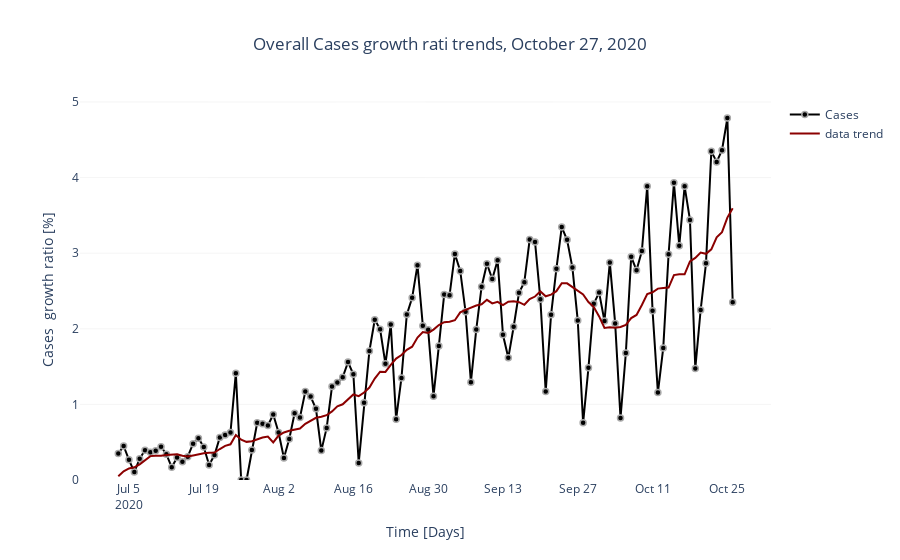

The notebook cell this image was saved under:
### Markdown cell above
## Growing rate over time

### Code cell
# Check growth ratio
cases_ts = pd.Series(data=df_fr.total_cas_confirmes.values, index=df_fr.date, dtype = int)

start_date = '2020-07-01'
mask = cases_ts.index > start_date
fig = dplot.growth_rates(cases_ts[mask], trend_line=True)
